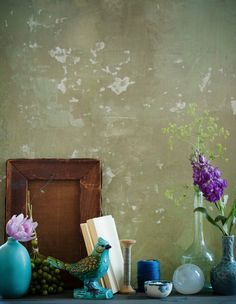
#> input picture PS02/images/dead_nature.jpg, 236 x 304 px
$ python ex1.py ../images/dead_nature.jpg   (Python 2 division)
#> lines starting #> are read from the running program, lines starting #| are printed output that depends on the picture; after the words box and inside, x2 and y2 are one past the last pixel; in counts of white or black regions, pixels touching at a corner belong together
import cv2
import numpy as np
from Queue import Queue
import sys

T = 127
Gmax = 255
adj4 = [(-1, 0), (1, 0), (0, -1), (0, 1)]
adj8 = [(-1, 0), (1, 0), (0, -1), (0, 1), (-1, -1), (-1, 1), (1, -1), (1, 1)]


def Adj(u, adj):
    return [(u[0] + v[0], u[1] + v[1]) for v in adj]

def binarization(I):
    ret, img = cv2.threshold(I, 0, Gmax, cv2.THRESH_BINARY | cv2.THRESH_OTSU)
    return img


def visit(J, s, visited, color, detect, adjType=adj4):
    Q = Queue()
    Q.put(s)
    points = []
    while not Q.empty():
        u = Q.get()
        for v in Adj(u, adjType):
            if v[0] < 0 or v[1] < 0 or v[0] >= J.shape[0] or v[1] >= J.shape[1]:
                continue
            if not visited[v] and J[v] == detect:
                points.append((v[1], v[0]))
                visited[v] = color
                Q.put(v)

    return points


def countComponents(J, detect):
    """
    :param J: binary image
    :param detect: color you want to detect with 8-adjacency, the opposite color will be detected with 4-adjacency
    :return: the objects detected with 8-adjacency (contour-vector), the detected objects, and the visitation matrix
    """
    (w, h) = J.shape
    visited = np.zeros((w, h), dtype=np.int32)
    count = 1
    objects = {}

    for i in range(0, w):
        for j in range(0, h):
            if not visited[i, j] and J[i, j] == detect:
                objects[count] = visit(J, (i, j), visited, count, detect)
                count += 1

    detected = count

    for i in range(0, w):
        for j in range(0, h):
            if not visited[i, j] and J[i, j] == detect:
                objects[count] = visit(J, (i, j), visited, count, Gmax - detect, adj4)
                count += 1

    return objects, detected, visited


def mouseHandler(event, x, y, flags, param):
    (objects, visited) = param

    if event == cv2.EVENT_FLAG_LBUTTON:
        objId = visited[y, x]
        if objId == 0:
            return

        contour = np.array(objects[objId])
        convex = cv2.isContourConvex(contour)

        print "Object id: %d" % objId
        print "Area: %.2f" % cv2.contourArea(contour)
        print "Perimeter: %2.f" % cv2.arcLength(contour, convex)

if __name__ == '__main__':

    if len(sys.argv) < 1:
        print "Usage: python ex1.py image_name.png"
        exit(1)

    print "black > white (0)"
    print "white > black (1)"

    objColor = int(raw_input("Choose your option: "))
#> the answer given: 1
    if objColor == 1:
        objColor = Gmax

    fileName = sys.argv[1]
    I = cv2.imread(fileName, cv2.IMREAD_GRAYSCALE)
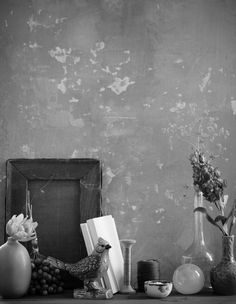
#> I: shape (304, 236); min 0, max 255, mean 115.9
    I = cv2.GaussianBlur(I, (5,5), sigmaX=1)
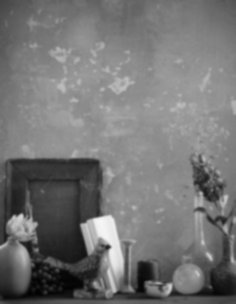
#> I: shape (304, 236); min 1, max 245, mean 115.9
    J = binarization(I)
#> in binarization, `ret, img = cv2.threshold(I, 0, Gmax, cv2.THRESH_BINARY | cv2.THRESH_OT..`:
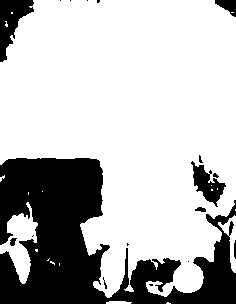
#> img: shape (304, 236); 73.1% white; 18 black regions (11 under 20 px), largest, box (x1, y1, x2, y2) and area: (0, 158, 236, 304) 17144, (0, 0, 34, 62) 1050, (191, 161, 226, 207) 690
#> in binarization, `ret, img = cv2.threshold(I, 0, Gmax, cv2.THRESH_BINARY | cv2.THRESH_OT..`: ret = 97

    (objects, detected, visited) = countComponents(J, objColor)
#> after the loop in countComponents, `for i in range(0, w):`: count = 21; objects = 20 items
#> in countComponents, `detected = count`: detected = 21
#> after the loop in countComponents, `for i in range(0, w):`: count = 24; objects = 23 items
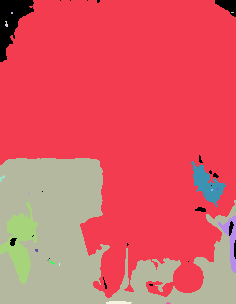
#> visited: shape (304, 236) int32; 20 distinct labels, from 0 to 22; one colour per label, 0 black
#> objects = 23 items; detected = 21
    print "Ojbects found = %d" % detected
#| Ojbects found = 21

    cv2.namedWindow('image', cv2.WINDOW_NORMAL)
    cv2.setMouseCallback('image', mouseHandler, (objects, visited))
    cv2.imshow('image', J)
    cv2.imwrite('results/binary.png', J)
    cv2.waitKey(0)
    cv2.destroyAllWindows()
